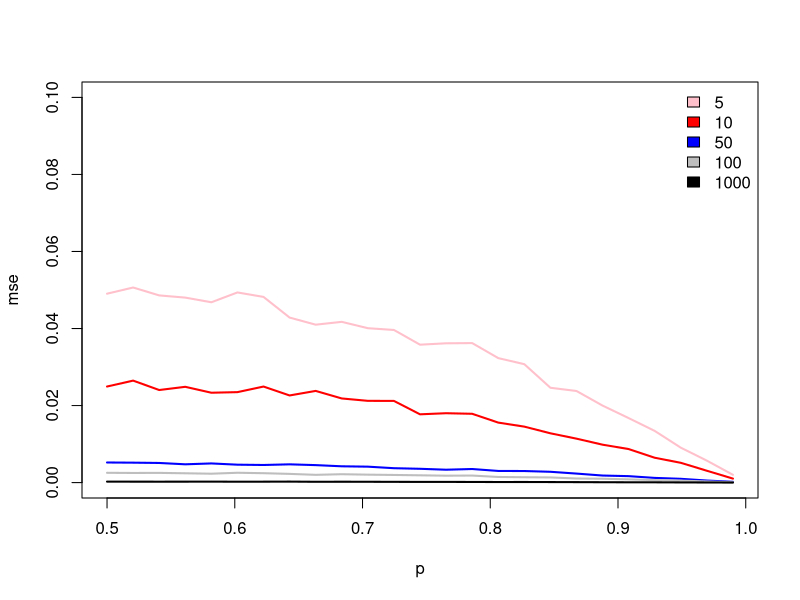
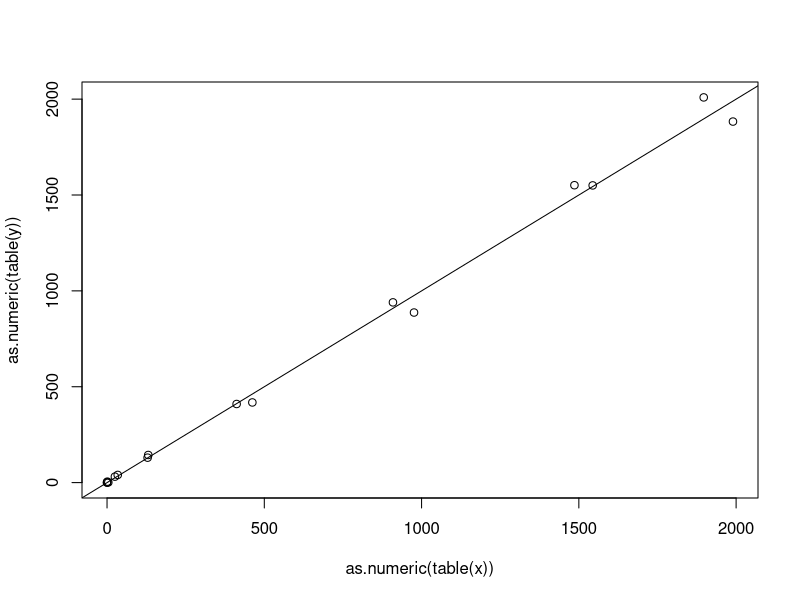
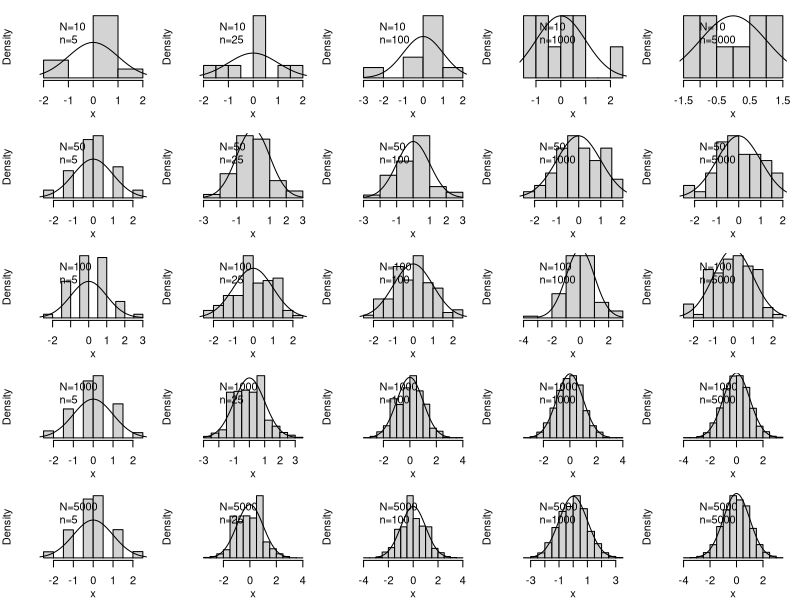
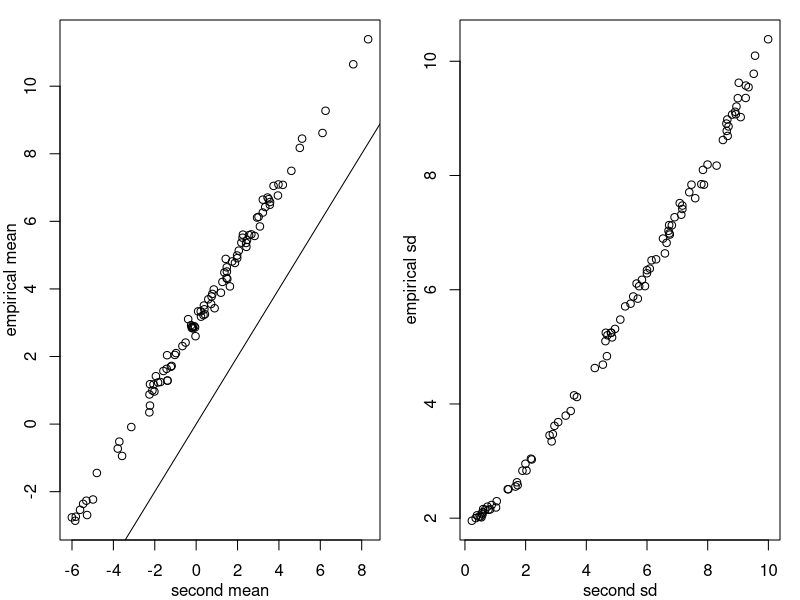
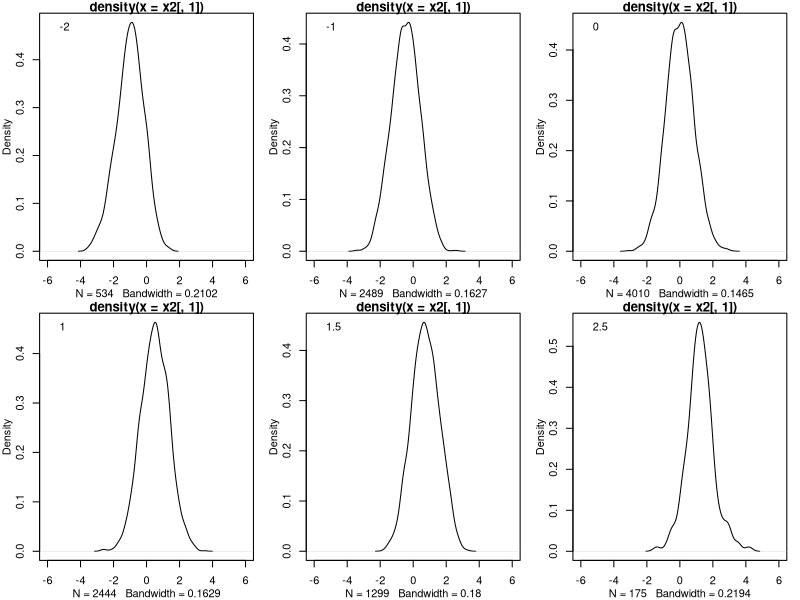

Source code (R) for these figures, in order:
## ---- chunk 1
# load packages
library("knitr")
library("tidyverse")

# use a nicer plotting theme theme
theme_set(theme_classic())

# disable warnings about grouping
options(dplyr.summarise.inform = FALSE)
## ---- chunk 2
############################################################################################################
##A. bernoulli distribution
##a. how good of an estimate of p is the mean? interplay between the magnitude of p and the sample size

p.est<-list()
for (N in c(5,10,50,100,1000)) {
    for (p in seq(0.5,0.99,length.out=25)) {
        m<-numeric()
        for (i in 1:1000) {
            coins<-rbinom(N,1,p)
            m[i]<-mean(coins)
        }
        p.est[[paste(N,p)]]<-c(N,p,mean((m-p)^2))
    }
}

x<-data.frame(do.call("rbind",p.est))
L<-split(x,x[,1])
cols<-c("pink","red","blue","gray","black")
plot(NULL,ylim=c(0,0.1),xlim=range(x[,2]),xlab='p',ylab='mse')
for (i in 1:length(L)) lines(L[[i]][,-1],lwd=2,col=cols[i])
legend("topright",bty='n',fill=cols,names(L))
## ---- chunk 3
############################################################################################################
##b. the binomial distribution
ntrial<-15
x<-rbinom(10000,ntrial,.5)
y<-numeric()
for (i in 1:10000) {
    z<-numeric()
    for (j in 1:ntrial) z[j]<-rbinom(1,1,.5)
    y[i]<-sum(z)
}
x<-factor(x,levels=0:ntrial)
y<-factor(y,levels=0:ntrial)
plot(as.numeric(table(x)),as.numeric(table(y))); abline(0,1)

## ---- chunk 4
############################################################################################################
##c. the CLT, https://en.wikipedia.org/wiki/Central_limit_theorem
#Which is relevant, N or n, in terms of having the CLT apply?
fun<-function(N,n,p=0.5) { #N is the number of people, n is the number of tosses per person
    x<-rbinom(N,n,p)
    x<-(x-mean(x))/sd(x)
    hist(x,main='',freq=FALSE,yaxt='n')
    xv<-seq(-3,3,length.out=1000)
    lines(xv,dnorm(xv))
    legend("topleft",bty='n',c(paste0("N=",N),paste0("n=",n)))
}
par(mfrow=c(5,5),mar=c(3,3,1,1),mgp=c(2,1,0),oma=rep(0,4))
for (N in c(10,50,100,1000,5000)) for (n in c(5,25,100,1000,5000)) fun(N,n)
## ---- chunk 5
##Let's attempt to recover some of the most useful facts about the normal distribution from simulation

##a.i. What proportion of the distribution is more than 1.96 from the mean(=0)?
x<-rnorm(50000,mean=0,sd=1)
sum(abs(x)>1.96)/length(x) #what is this telling us?

## ---- chunk 6
##a.ii What does the sum of two normal variables look like?
N<-1000
m1<-3
sd1<-2
m2<-rnorm(100,mean=0,sd=3)
sd2<-runif(100,0.1,10)
out<-list()
for (i in 1:length(m2)) {
    x1<-rnorm(N,mean=m1,sd=sd1)
    ##
    x2<-rnorm(N,mean=m2[i],sd=sd2[i])
    ##
    y<-x1+x2
    m<-mean(y)
    s<-sd(y)
    out[[i]]<-c(m,s)
}
z<-do.call("rbind",out)

par(mfrow=c(1,2),mgp=c(2,1,0),mar=c(3,3,1,1))
plot(m2,z[,1],xlab="second mean",ylab="empirical mean"); abline(0,1)
##What does this tell us?
plot(sd2,z[,2],xlab="second sd",ylab="empirical sd")
##What does this suggest? 

##Note: Analytic derivations of these facts would be preferable for any number of reasons. The goal here is to get our hands dirty with some real simulations but simulations are not always the right tool for the job! 

## ---- chunk 7
##b. Now let's look at a bivariate normal distribution
library(MASS)
x<-mvrnorm(500000,mu=rep(0,2),Sigma=matrix(c(1,.5,.5,1),2,2))
##What is the distribution of a conditional look like? So if we look at the probability density when the second variable is 1.5 (or some other value)?
par(mfrow=c(2,3),mgp=c(2,1,0),mar=c(3,3,1,1))
for (val in c(-2,-1,0,1,1.5,2.5)) {
    x2<-x[abs(x[,2]-val)<.01,]
    plot(density(x2[,1]),xlim=c(-6,6))
    legend("topleft",bty='n',legend=val)
}

##What do you think? 
##Note the centers of these distributions on the x-axis. What would you need to change in the above to change those values? 
## ---- chunk 8
### YOUR CODE HERE ###

## ---- chunk 9
set.seed(8675309)
library(MASS)
xz<-mvrnorm(10000,mu=rep(0,2),Sigma=diag(1,2))
x<-xz[,1]
z<-xz[,2]
y<-.5*x+.7*z+rnorm(length(x))
df<-data.frame(x=x,z=z,y=y)

m<-lm(y~x+z,df) #note that here we are observing z!! different than what we previously considered here. https://github.com/ben-domingue/educ452/blob/main/regression_example.R
## ---- chunk 10
### YOUR CODE HERE ###

## ---- chunk 11
### YOUR CODE HERE ###

## ---- chunk 12
sessionInfo()
